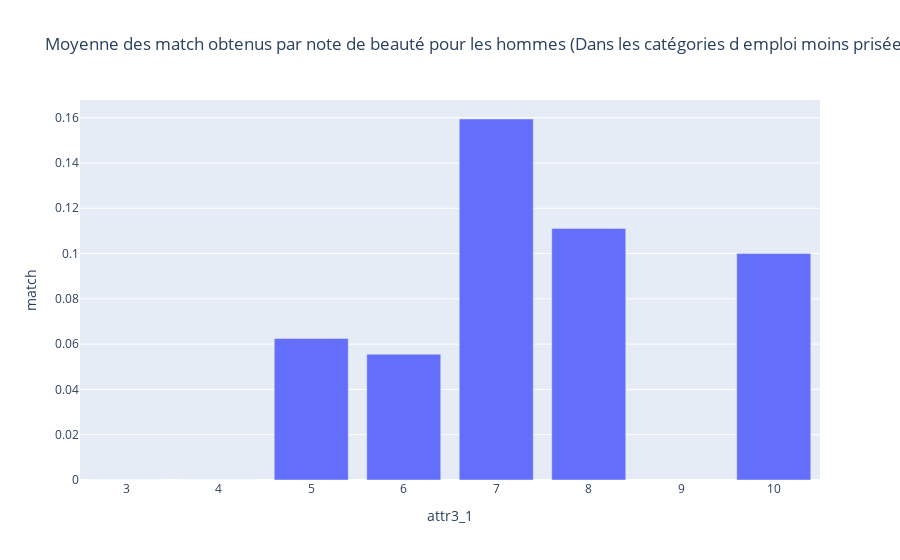

Notebook code cell kept with this figure:
### Markdown cell above
"Catégories professionelles à succès" : Les deux graph ci-dessus montrent qu'à priori une note beauté élevé à plus d'impact chez les hommes que chez les femmes mais les tendances n'étant pas claires, on ne peut statuer sur le fait que ce critère seul soit determinant

### Code cell
df_down_men = df_down[ df_down['gender'] == 1]
group_down_men = df_down_men.groupby('attr3_1')['match'].mean()
fig = px.bar(group_down_men , x = group_down_men.index , y = 'match' , title = 'Moyenne des match obtenus par note de beauté pour les hommes (Dans les catégories d emploi moins prisées)')
fig.show()

### Figure 1 — Plotly figure (JSON) as saved in the notebook; plotly's stock layout.template omitted (floating-point values rounded to 4 significant figures)
{"data": [{"alignmentgroup": "True", "hovertemplate": "attr3_1=%{x}<br>match=%{y}<extra></extra>", "legendgroup": "", "marker": {"color": "#636efa", "pattern": {"shape": ""}}, "name": "", "offsetgroup": "", "orientation": "v", "showlegend": false, "textposition": "auto", "type": "bar", "x": [3, 4, 5, 6, 7, 8, 10], "xaxis": "x", "y": [0, 0, 0.0625, 0.05556, 0.1594, 0.1111, 0.1], "yaxis": "y"}], "layout": {"autosize": true, "barmode": "relative", "legend": {"tracegroupgap": 0}, "title": {"text": "Moyenne des match obtenus par note de beauté pour les hommes (Dans les catégories d emploi moins prisées)"}, "xaxis": {"anchor": "y", "autorange": true, "domain": [0, 1], "range": [2.5, 10.5], "title": {"text": "attr3_1"}, "type": "linear"}, "yaxis": {"anchor": "x", "autorange": true, "domain": [0, 1], "range": [0, 0.1678], "title": {"text": "match"}, "type": "linear"}}}
